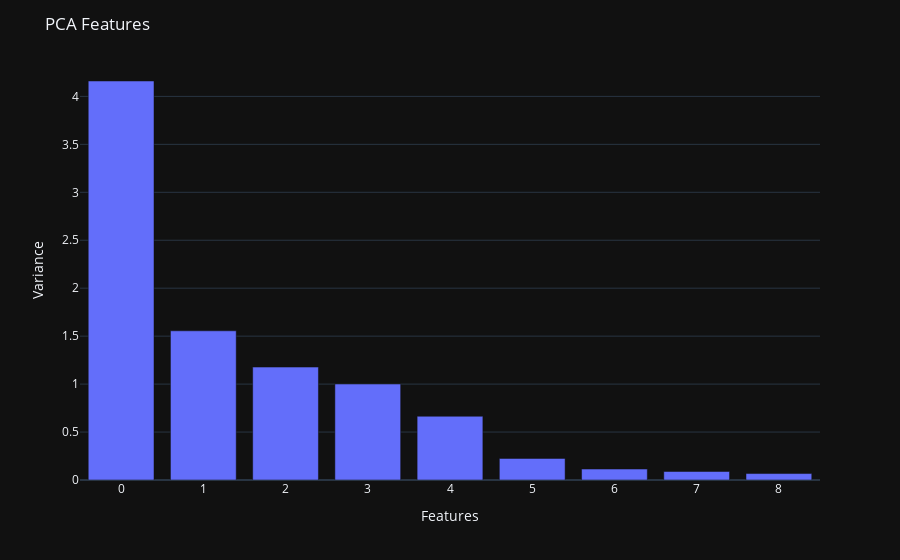

Notebook source saved alongside this figure:
### Markdown cell above
<!-- <hr style="border:none;height:0.7px;" />
 -->
 
---

# Reducing dimension and noise

Reducing the dimension and removing noise can optimize the model. Below I'll take the first 2 pca features and use it in the cluster.

### Code cell
ndf = df.drop(labels='country', axis=1)

pca = PCA(n_components=9)

pca_df = pca.fit_transform(ndf)

# create range enumerating pca feats
features = range(pca.n_components_)

fig = px.bar(x=features, y=pca.explained_variance_, template='plotly_dark')
fig.update_layout(title='PCA Features')
fig.update_xaxes(title_text="Features")
fig.update_yaxes(title_text="Variance")

fig.show()

### Figure 1 — Plotly figure (JSON) as saved in the notebook; plotly's stock layout.template omitted (floating-point values rounded to 4 significant figures)
{"data": [{"alignmentgroup": "True", "hovertemplate": "x=%{x}<br>y=%{y}<extra></extra>", "legendgroup": "", "marker": {"color": "#636efa", "pattern": {"shape": ""}}, "name": "", "offsetgroup": "", "orientation": "v", "showlegend": false, "textposition": "auto", "type": "bar", "x": [0, 1, 2, 3, 4, 5, 6, 7, 8], "xaxis": "x", "y": [4.161, 1.556, 1.177, 1.001, 0.6646, 0.2249, 0.1141, 0.08885, 0.06728], "yaxis": "y"}], "layout": {"autosize": true, "barmode": "relative", "legend": {"tracegroupgap": 0}, "margin": {"t": 60}, "title": {"text": "PCA Features"}, "xaxis": {"anchor": "y", "autorange": true, "domain": [0, 1], "range": [-0.5, 8.5], "title": {"text": "Features"}, "type": "linear"}, "yaxis": {"anchor": "x", "autorange": true, "domain": [0, 1], "range": [0, 4.38], "title": {"text": "Variance"}, "type": "linear"}}}
